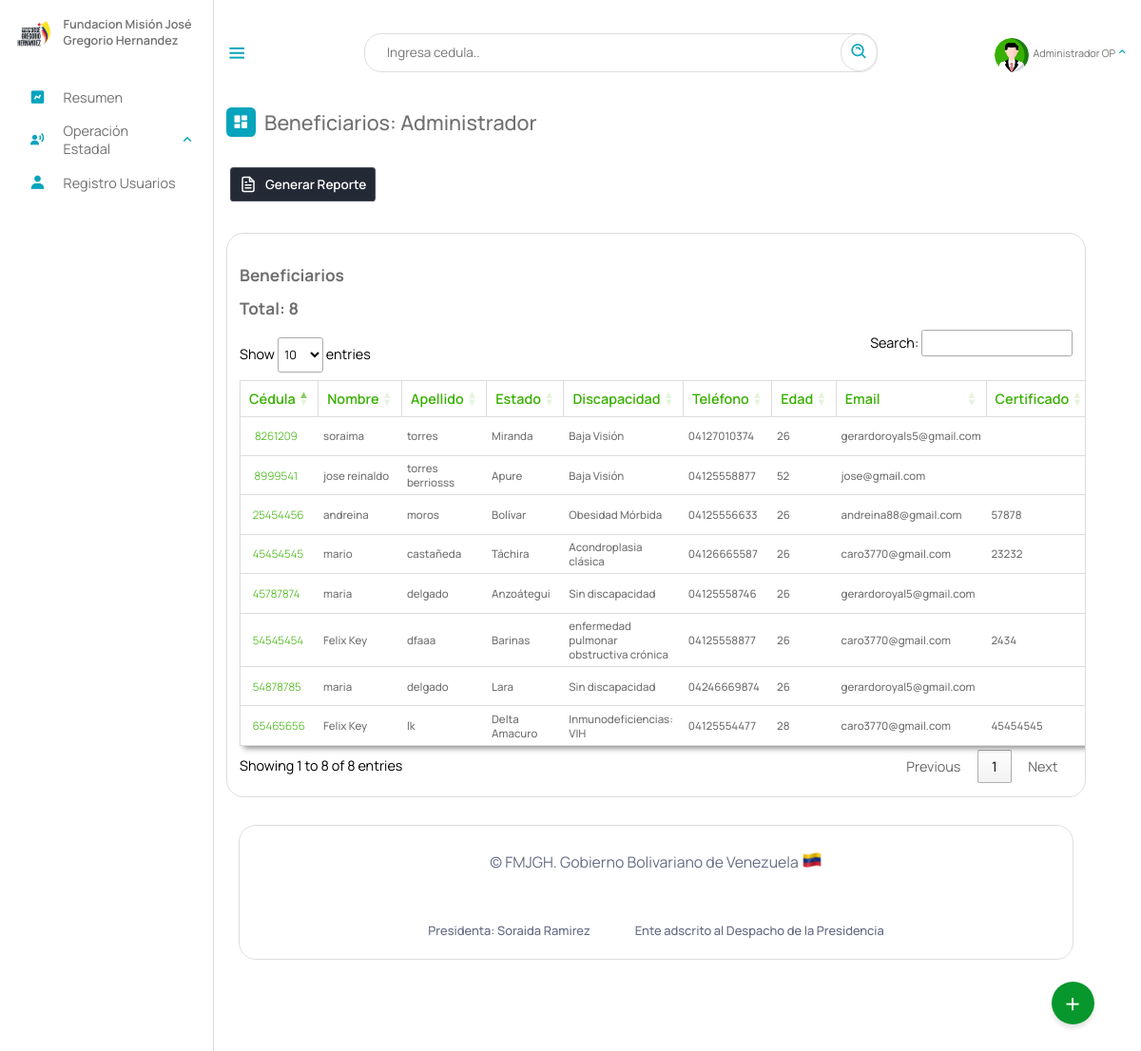
Page /Escritorio/Beneficiarios.php (signed in) on the earlier database version.
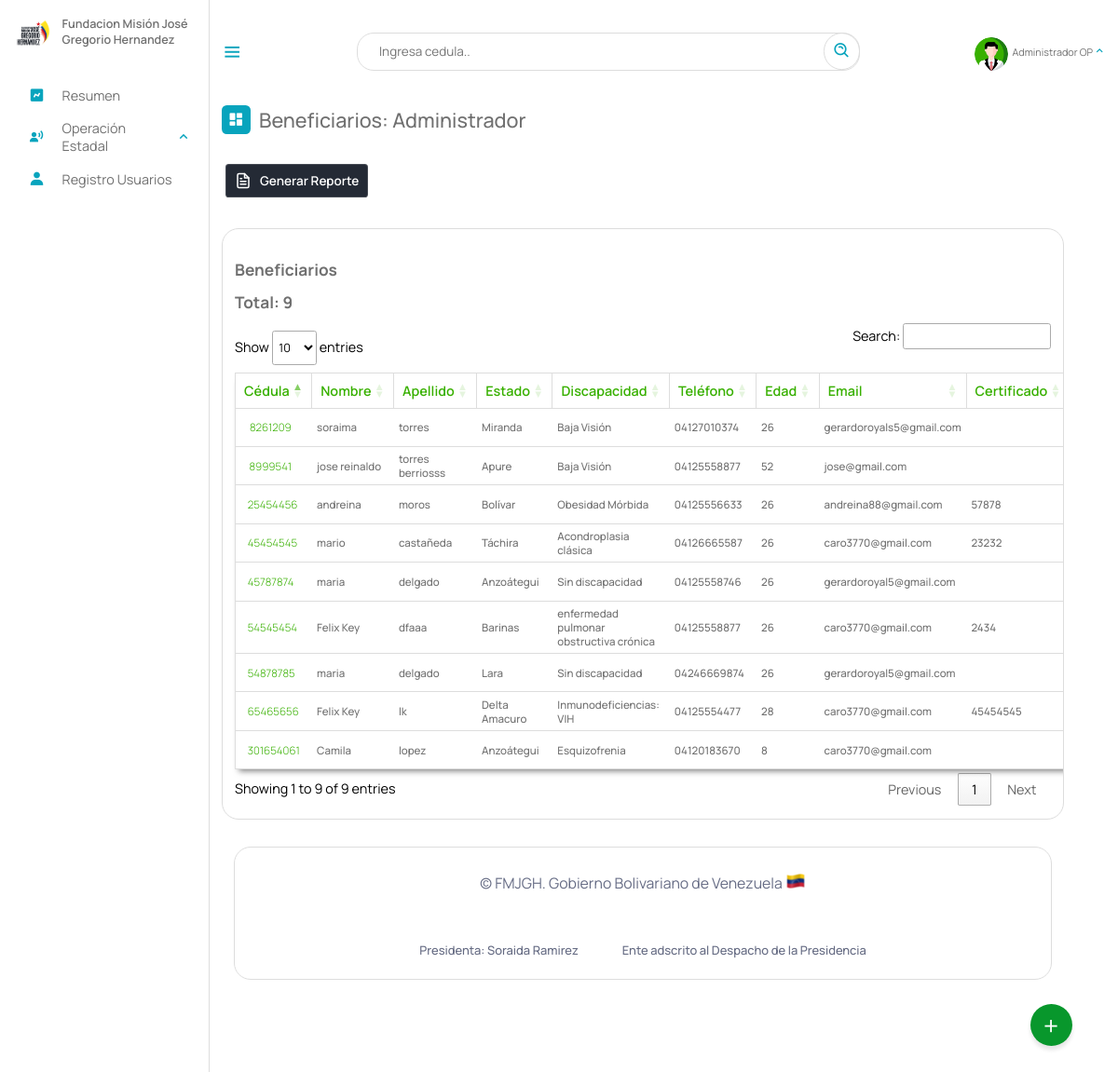
Same page on the later database version.
### tables this page shows
CREATE TABLE `beneficiario` (
  `cedula` int(12) NOT NULL,
  `nombre` text NOT NULL,
  `apellido` text NOT NULL,
  `fecha_naci` date NOT NULL,
  `email` varchar(50) NOT NULL,
  `telefono` varchar(12) NOT NULL,
  `nacionalidad` char(2) NOT NULL,
  `edad` int(2) NOT NULL,
  `sexo` char(1) NOT NULL,
  `edo_civil` text NOT NULL,
  `nro_hijo` int(2) DEFAULT NULL,
  `estado` varchar(10) NOT NULL,
  `municipio` varchar(20) NOT NULL,
  `parroquia` varchar(10) NOT NULL,
  `discapacidad` varchar(10) NOT NULL,
  `atencion_solicitada` varchar(10) NOT NULL,
  `certificado` varchar(50) DEFAULT NULL,
  `registrado_por` text DEFAULT NULL,
  `fecha_registro` date NOT NULL,
  PRIMARY KEY (`cedula`),
  KEY `estado` (`estado`),
  KEY `discapacidad` (`discapacidad`),
  KEY `atencion_solicitada` (`atencion_solicitada`),
  KEY `municipio` (`municipio`),
  KEY `parroquia` (`parroquia`),
  CONSTRAINT `beneficiario_ibfk_1` FOREIGN KEY (`estado`) REFERENCES `estados` (`id_estados`) ON DELETE CASCADE,
  CONSTRAINT `beneficiario_ibfk_2` FOREIGN KEY (`municipio`) REFERENCES `municipios` (`id_municipios`) ON DELETE CASCADE,
  CONSTRAINT `beneficiario_ibfk_3` FOREIGN KEY (`parroquia`) REFERENCES `parroquia` (`id`) ON DELETE CASCADE ON UPDATE CASCADE,
  CONSTRAINT `beneficiario_ibfk_4` FOREIGN KEY (`discapacidad`) REFERENCES `discapacid_e` (`id_e`) ON DELETE CASCADE,
  CONSTRAINT `beneficiario_ibfk_5` FOREIGN KEY (`atencion_solicitada`) REFERENCES `tipoatencion` (`id`) ON DELETE CASCADE
);

CREATE TABLE `estados` (
  `id_estados` varchar(10) NOT NULL,
  `nombre_estado` text NOT NULL,
  `codigo` varchar(255) NOT NULL,
  PRIMARY KEY (`id_estados`)
);

CREATE TABLE `discapacid_e` (
  `nombre_e` text NOT NULL,
  `id_e` varchar(10) NOT NULL,
  `general` varchar(10) NOT NULL,
  PRIMARY KEY (`id_e`),
  KEY `general` (`general`),
  CONSTRAINT `discapacid_e_ibfk_1` FOREIGN KEY (`general`) REFERENCES `discapacid` (`id_disca`) ON DELETE CASCADE
);

### php/01-discapacitados.php (called while the page is built, shortened)
<?php
include_once("ManejadorBD.php");
class Discapacitados extends ManejadorBD
{
	private $cnn;
	public function __construct($tipoConexion)
	{
		$this->cnn = parent::conectar($tipoConexion);
	}
	public function consultageneral()
	{
		try {
			$stmt = $this->cnn->prepare("SELECT beneficiario.cedula, beneficiario.nombre, beneficiario.apellido, estados.nombre_estado, discapacid_e.nombre_e , beneficiario.telefono, beneficiario.edad, beneficiario.email, beneficiario.certificado, beneficiario.registrado_por FROM `beneficiario`,estados, discapacid_e WHERE beneficiario.estado = estados.id_estados AND beneficiario.discapacidad = discapacid_e.id_e");
			$stmt->setFetchMode(PDO::FETCH_ASSOC);
			$stmt->execute();
			return $stmt->fetchAll();
		} catch (PDOException $error) {
			echo "Error: ejecutando consulta SQL." . $error->getMessage();
			exit();
		}
	}
}

### php/ManejadorBD.php (called while the page is built, shortened)
<?php
	class ManejadorBD extends PDO {
		public $srv	= SRV;
		public $usr	= USR;
		public $pas	= PAS;
		public $dbn	= BDN;
		public function conectar($tipoConexion){
			try{
				switch ($tipoConexion) {
				    case 1:
				        $dsn = "mysql:host=$this->srv;dbname=$this->dbn";
				        break;
				}
				$dbh = new PDO($dsn, $this->usr, $this->pas);
    			$dbh->setAttribute(PDO::ATTR_ERRMODE, PDO::ERRMODE_EXCEPTION);
			}catch(PDOException $error){
                echo "Error al Conectar con la Base de Datos: ".$error->getMessage();
                exit();
			}
            $this->conexionBD = $dbh;
			return $this->conexionBD;
		}
	}
?>

### Escritorio/Beneficiarios.php (the view, shortened to what this page needs)
<?php
include_once("partearriba.php");
?>
<link rel="stylesheet" type="text/css" href="https://cdn.datatables.net/1.11.3/css/jquery.dataTables.min.css">
<div class="dash-contenido">
    <div class="overview">
        <div class="titulo">
            <i class='bx bxs-dashboard'> </i>
            <span class="link-name">Beneficiarios: <?php echo $rol ?></span>
        </div>
    </div>
    <a href="reportes/reportes.php" target="_blank"> <button class="download-button">
            <div class="docs"> Generar Reporte</div>
            <div class="download">
            </div>
        </button></a>
    <div class="tabla-atencion">
       <!--  <div class="group">
            <svg class="iconn" aria-hidden="true" viewBox="0 0 24 24">
                <g>
                    <path d="M21.53 20.47l-3.66-3.66C19.195 15.24 20 13.214 20 11c0-4.97-4.03-9-9-9s-9 4.03-9 9 4.03 9 9 9c2.215 0 4.24-.804 5.808-2.13l3.66 3.66c.147.146.34.22.53.22s.385-.073.53-.22c.295-.293.295-.767.002-1.06zM3.5 11c0-4.135 3.365-7.5 7.5-7.5s7.5 3.365 7.5 7.5-3.365 7.5-7.5 7.5-7.5-3.365-7.5-7.5z"></path>
                </g>
            </svg>
            <input placeholder="Buscar" id="buscador" type="search" class="inputt">
        </div> -->
        <br>
        <h2>Beneficiarios</h2>
        <h2>Total: <?php
                    include_once("../php/01-discapacitados.php");
                    $beneficiario = new Discapacitados(1);
                    $resultados =  $beneficiario->consultageneral();
                    echo count($resultados);
                    ?></h2>
        <table id="atencion">
            <thead>
                <tr>
                    <th>Cédula</th>
                    <th>Nombre</th>
                    <th>Apellido</th>
                    <th>Estado</th>
                    <th>Discapacidad</th>
                    <th>Teléfono</th>
                    <th>Edad</th>
                    <th>Email</th>
                    <th>Certificado</th>
                </tr>
            </thead>
            <tbody id="Beneficiarios1">
                <?php foreach ($resultados as $resultado) : ?>
                    <tr>
                        <td><a class="cedula" id="verBeneficiario" href="__verBeneficiario.php?cedula=<?php echo $resultado['cedula']; ?>"><?php echo $resultado['cedula']; ?> </a></td>
                        <td><?php echo $resultado['nombre']; ?></td>
                        <td><?php echo $resultado['apellido']; ?></td>
                        <td><?php echo $resultado['nombre_estado']; ?></td>
                        <td><?php echo $resultado['nombre_e']; ?></td>
                        <td><?php echo $resultado['telefono']; ?></td>
                        <td><?php echo $resultado['edad']; ?></td>
                        <td><?php echo $resultado['email']; ?></td>
                        <td><?php echo $resultado['certificado']; ?></td>
                    </tr>
                <?php endforeach; ?>
            </tbody>
        </table>
    </div>
    <?php
    include_once("parteabajo.php");
    ?>

### Escritorio/partearriba.php (shortened to what this page needs)
<!DOCTYPE html>
<html lang="es">
<head>
    <link rel="stylesheet" href="estilo.css">
    <link rel="stylesheet" href="dash.css">
    <link rel="stylesheet" href="02-buttons/01-buttons.css">
    <link href='https://unpkg.com/boxicons@2.1.4/css/boxicons.min.css' rel='stylesheet'>
<link rel="stylesheet" href="https://cdnjs.cloudflare.com/ajax/libs/font-awesome/6.5.2/css/all.min.css" />
</head>
<body>
    <?php
    if (isset($_SESSION['cedula'])) {
        $NombreUsuarioActivo = $_SESSION['nombre'];
        $rol = $_SESSION["rol"];
        $gerencia = $_SESSION['gerencia'];
    }
    switch ($rol) {
        case "1adm":
            $rol = "Administrador";
            break;
    }
    ?>
    <nav class="sidebar">
        <header>
            <div class="image-text">
                <span class="image">
                    <img src="logo3.png" alt="logo">
                </span>
                <div class="text header-text">
                    <span class="name">Fundacion Misión José Gregorio Hernandez</span>
                </div>
            </div>
        </header>
        <ul class="nav-links">
            <li>
                <a href="index.php">
                    <i class='bx bxs-chart'></i>
                    <span class="link-name">Resumen</span>
                </a>
            </li>
            <?php
            if ($gerencia == "4Gtno" || $rol == "Superusuario") {
            ?>
                <li>
                    <div class="ioncn-link">
                        <a>
                            <i class='bx bxs-user-voice'></i>
                            <span class="link-name">Operación Estadal</span>
                        </a>
                        <i class='bx bx-chevron-up'></i>
                    </div>
                </li>
            <?php
            }
            ?>
            <?php
            if ($rol == "Administrador" || $rol == "Superusuario") {
            ?>
                <li>
                    <a href="03-registro.php">
                        <i class='bx bxs-user'></i>
                        <span class="link-name">Registro Usuarios</span>
                    </a>
                </li>
            <?php
            }
            ?>
        </ul>
    </nav>
    <main class="menu-dash">
        <div class="top">
            <i class='bx bx-menu sidebar-toggle'></i>
            <div class="busqueda">
                <input type="text" id="input_search" placeholder="Ingresa cedula..">
                <a href="#" class="search" id="search"><i class='bx bx-search-alt bx-rotate-90'></i></a>
            </div>
            <li>
                <div class="ioncn-link">
                    <a><?php
                            if($_SESSION["profile_photo"]){
                                $ruta = "fotos_perfil/". $_SESSION["profile_photo"];
                            }else{
                                $ruta = "profile.png";
                            }
                        ?>
                        <div class="img-profi">
                             <img src="<?php echo $ruta ?>" alt="">
                        </div>
                        <span class="link_name" id="user_active"><?php echo $NombreUsuarioActivo ?></span>
                    </a>
                    <i class='bx bx-chevron-up'></i>
                </div>
            </li>
        </div>
        <div class="action">
            <span class="abrir" onclick="actionToggle()">+</span>
        </div>

### Escritorio/parteabajo.php (shortened to what this page needs)
<div class="footer__info container">
    <span class="footer_copy">
        &#169; FMJGH. Gobierno Bolivariano de Venezuela <img src="ve.png">
    </span>
    <br><br>
    <div class="footer__privacy">
        <a>Presidenta: Soraida Ramirez</a>
        <a>Ente adscrito al Despacho de la Presidencia</a>
    </div>
</div>
</div>
</main>
</body>
</html>

### Escritorio/estilo.css (style rules this page uses)
* { font-family: 'Manrope', sans-serif; margin: 0; padding: 0; box-sizing: border-box; scroll-behavior: smooth; }
:root { --body-color: ; --tran-03:all 0.2 ease ; --tran-03:all 0.3s ease ; --tran-03:all 0.4s ease ; --tran-03:all 0.5s ease ; }
body { height: 100vh; background-color: #fff; }
.sidebar .text { font-size: 14px; font-weight: 500; color: #707070; }
.sidebar .image { min-width: 60px; display: flex; align-items: center; }
.sidebar { position: fixed; top: 0; left: 0; height: 100%; width: 250px; padding: 20px 0px 0px 14px ; background-color: #fff; transition: 0.3s; border-right: 1px solid #ddd; }
.sidebar header { position: relative; }
.sidebar .image-text img { width: 50px; border-radius: 6px; }
.sidebar header .image-text { display: flex; align-items: center; }
header .image-text .header-text { display: flex; flex-direction: column; transition: 0.3; }
.header-text .name { font-weight: 600; text-align: left; margin-top: -2px; }
.sidebar .nav-links { background-color: rgb(255, 255, 255); height: 100%; padding-top: 30px; }
.sidebar .nav-links li { position: relative; list-style: none; transition: all 0.4s ease; }
.sidebar .nav-links li .ioncn-link { display: flex; align-items: left; justify-content: space-between; }
.bx-chevron-up { transition: transform .3s; }
.sidebar .nav-links li i { height: 50px; min-width: 60px; text-align: center; line-height: 50px; color:#08A4BD ; font-size: 20px; }
.sidebar .nav-links li a { text-decoration: none; display: flex; align-items: center; justify-content: left; }
.sidebar .nav-links li a .link-name { font-size: 16px; font-weight: 400; color: #707070; transition: 0.3s ease; }
.menu-dash { position: relative; left: 250px; background-color: #fff; height: 100vh; width: calc(100% - 300px); padding: 10px 14px; transition: 0.3s; }
.menu-dash .top { display: flex; position: fixed; top: 0px; left: 250px; align-items: center; justify-content: space-between; width: calc(100% - 250px); backdrop-filter: blur(15px); padding: 10px 14px; transition: 0.3; height: 123px; z-index: 500; }
.menu-dash .top .sidebar-toggle { font-size: 26px; cursor: pointer; color: #08A4BD; }
.menu-dash .top .busqueda { position: relative; height: 45px; max-width: 600px; width: 100%; margin: 0 30px; }
.top .busqueda input { height: 100%; width: 100%; position: absolute; border: 1px solid #ddd; padding: 0 50px 0 25px; outline: none; font-size: 15px; border-radius: 20px; }
.top .busqueda i { position: absolute; right: 0px; font-size: 22px; z-index: 10; top: 50%; transform: translateY(-50%); color: #08A4BD; padding: 10px; border: 1px solid #ddd; border-radius: 50px; }
.top img { width: 40px; border-radius: 100%; margin-top: 10px; height: 40px; object-fit: cover; }
.menu-dash .top .link_name { font-size: 12px; }
.menu-dash .top i { color: #08A4BD; }
.menu-dash .dash-contenido { padding-top: 45px; }
.menu-dash .titulo { display: flex; align-items: center; margin: 70px 0 30px 0; }
.menu-dash .titulo i { position: relative; height: 35px; width: 35px; background-color: #08A4BD; border-radius: 6px; color: #fff; display: flex; align-items: center; justify-content: center; font-size: 20px; }
.menu-dash .titulo .link-name { font-size: 24PX; font-weight: 500; color: #707070; margin-left: 10px; }
.menu-dash .top li { list-style: none; }
.menu-dash .top li .ioncn-link { display: flex; justify-content: space-between; align-items: center; }
.menu-dash .top li .ioncn-link a { text-decoration: none; display: flex; align-items: center; justify-content: center; gap: 5px; flex-wrap: nowrap; position: relative; color: #707070; }
.container { background-color: #fff; border: 1px solid #ddd; max-width: 100%; border-radius: 20px; padding: 30px; margin: 0 15px; }
.action { position: fixed; bottom: 50px; right: 55px; width: 50px; height: 50px; background: #08972c; border-radius: 50%; cursor: pointer; box-shadow: 0 5px 5px rgba(0,0,0,0.1); z-index: 50; }
.action span { position: relative; width: 100%; height: 100%; display: flex; justify-content: center; align-items: center; color: #fff; font-size: 2em; transition: 0.3s ease-in-out; }
table { width: 100%; }

### Escritorio/02-buttons/01-buttons.css (style rules this page uses)
body { margin: 0; padding: 0; }

Differences in the rows shown:
added beneficiario: cedula "301654061", nombre "Camila", apellido "lopez", estado.nombre_estado "Anzoátegui", discapacidad.nombre_e "Esquizofrenia", telefono "04120183670", edad "8", email "caro3770@gmail.com"
Other differences:
text written by a page script: "Show entries Search: Showing 1 to 8 of 8 entries Previous 1 Next" → "Show entries Search: Showing 1 to 9 of 9 entries Previous 1 Next"
count($resultados): "8" → "9"
